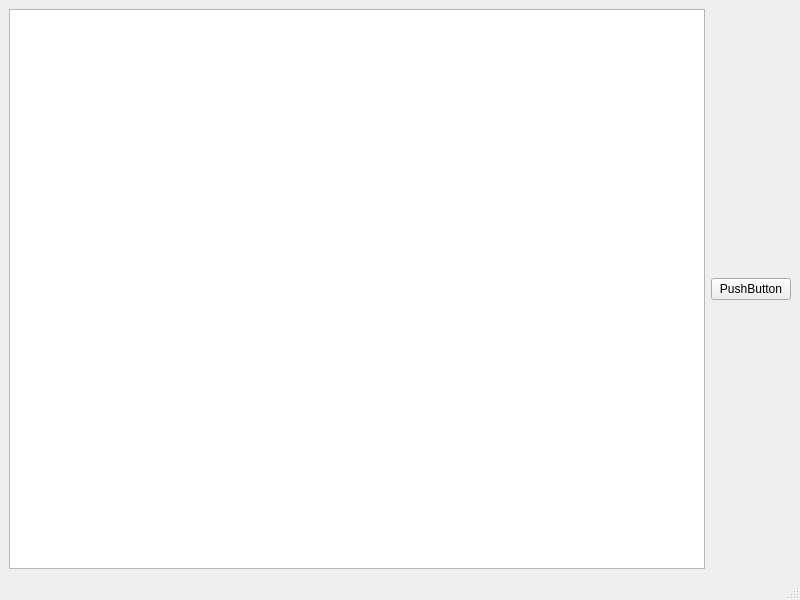
<?xml version="1.0" encoding="UTF-8"?>
<ui version="4.0">
 <class>MainWindow</class>
 <widget class="QMainWindow" name="MainWindow">
  <property name="geometry">
   <rect>
    <x>0</x>
    <y>0</y>
    <width>800</width>
    <height>600</height>
   </rect>
  </property>
  <property name="windowTitle">
   <string>MainWindow</string>
  </property>
  <widget class="QWidget" name="centralwidget">
   <layout class="QGridLayout" name="gridLayout">
    <item row="0" column="0">
     <widget class="QGraphicsView" name="graphicsView"/>
    </item>
    <item row="0" column="1">
     <widget class="QPushButton" name="pushButton">
      <property name="text">
       <string>PushButton</string>
      </property>
     </widget>
    </item>
   </layout>
  </widget>
  <widget class="QMenuBar" name="menubar">
   <property name="geometry">
    <rect>
     <x>0</x>
     <y>0</y>
     <width>800</width>
     <height>23</height>
    </rect>
   </property>
  </widget>
  <widget class="QStatusBar" name="statusbar"/>
 </widget>
 <resources/>
 <connections/>
</ui>
